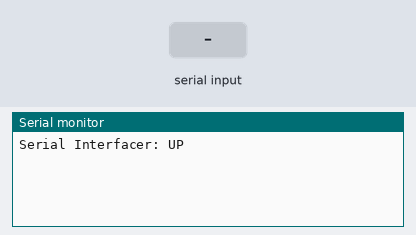
Recording of a sketch running on a simulated Arduino Mega 2560, built with avr-gcc and run on an emulated ATmega2560. Shown: the last lines printed to the serial monitor. The test bench sets the inputs (shaded band).

Above: at 1.3 s.
1.4 s: "1" received over Serial
At 3.7 s:
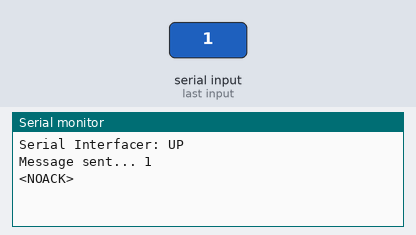
4.0 s: "1" received over the second serial link
At 5.5 s:
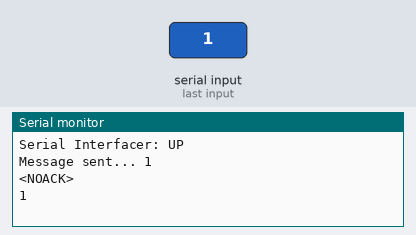
6.4 s: "0" received over Serial
At 7.53 s:
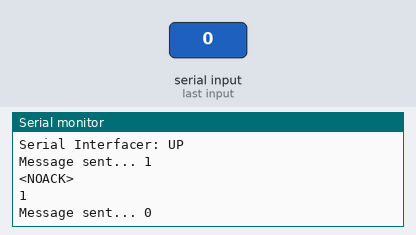
7.9 s: "0" received over the second serial link
At 9.6 s:
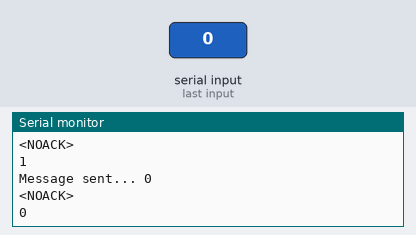

Measured:
- after the input at 1.4 s, the serial monitor: prints a new line after 1.0 s (image 1)
- after the input at 4.0 s, the serial monitor: prints a new line after 1.0 s (image 2)
- after the input at 6.4 s, the serial monitor: prints a new line after 1.0 s (image 3)
- after the input at 7.9 s, the serial monitor: prints a new line after 1.0 s (image 4)

The sketch:

gsgc7-connection.ino
```cpp
#include <SoftwareSerial.h>

SoftwareSerial Serial2(10, 11);

void setup() {
  // start communication with baud rate 9600
  Serial.begin(9600);   // Serial Monitor
  Serial2.begin(9600);  // RS232

  // wait a moment to allow serial ports to initialize
  delay(100);
  Serial.println("\nSerial Interfacer: UP\n");
}


void loop() {
  /*
  Read into string if serial available.
  If CR is received then return string and
  empty it in that order.
  */
  if (Serial2.available() > 0) {
    String content = Serial2.readString();
    Serial.println(content);
  }
  if (Serial.available() > 0){
    String command = Serial.readString();
    bool ans = false;

    while (!ans){
      if (Serial2.isListening()){

        bool ack = false;

        Serial2.flush();
        Serial2.print(command + " \r\n");
        Serial.println("Message sent... " + command);
        delay(140);

        while (Serial2.available()){
          String response = Serial2.readString();
          Serial.println(response);
          ack = true;
        }

        if (!ack) {
          Serial.println("<NOACK>");
        }

        ans = true;
//
      }
    }
  }
}
```
